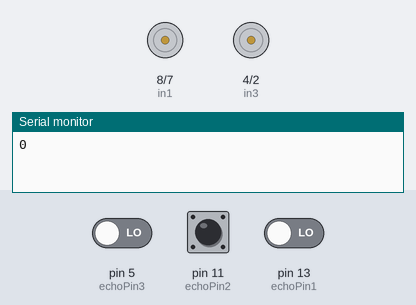
Simulated run of this sketch. Board: Arduino Uno, built with avr-gcc and run on an emulated ATmega328P. Shown: motor-driver pin pairs drawn as motors (green arrow = first pin HIGH = forward, orange = second pin HIGH = backward, longer = more drive, scaled by the enable pin), the last lines printed to the serial monitor. Inputs (shaded band) come from the test bench; at power-on: pin 11 (echoPin2) LOW, pin 5 (echoPin3) LOW, pin 13 (echoPin1) LOW.

Above: at 1.2 s.
1.3 s: pin 11 (echoPin2) pulsed HIGH 2 times (0.12 s each, 0.3 s apart)
At 5.1 s:
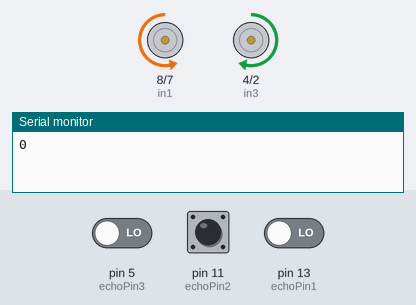
At 13.0 s:
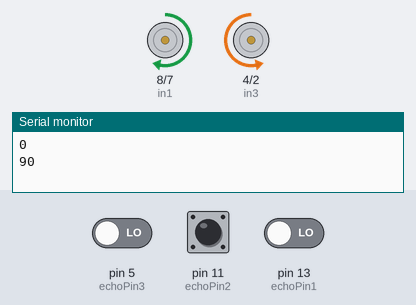
Timing chart, 0 to 19.9 s (numbered marks = the images above; inputs shaded):
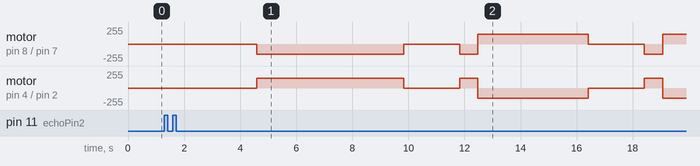

The sketch:

200214_code_complete_ohne_flame.ino
```cpp
int degree = 0; //gibt an, in welcher Stellung sich das Fahrzeug befindet --> Start ist bei 0
int dist1 = 25;
int dist2 = 25;

//------------------------Lampe------------
//#include <FastLED.h>
//#define NUM_LEDS 13
//#define DATA_PIN 1
//
////Define the array of leds
//CRGB leds[NUM_LEDS];


//--------------------Flame-------
//#define FLAME 0 // connect DO pin of sensor to this pin

//--------------Motoren---------------------------------------------------------------------------------------------------

//Motoren
int in1 = 8;                //rechte Seite
int in2 = 7;                //rechte Seite
int in3 = 4;                //linke Seite
int in4 = 2;                //linke Seite

//Drehzahlregulierung
int ENA = 3;                //Drehzahlregelung rechte Seite
int ENB = 9;                //Drehzahlregelung linke Seite
//int SPEED1 = 80;            //Analoge Werte geben die Geschwindigkeit zum geradeaus Fahren vor (0-255)
int SpeedDrehen = 150;      //Analoge Werte geben die Geschwindigkeit für das Drehen des Fahrzeugs vor (0-255)

int SpeedLinks = 122;
int SpeedRechts = 80;

int DELAY = 650;
int DELAYdoppelt = 1300;
int DELAYstehen = 2000;
int DELAYultra = 80;

//--------------Ultraschallsensoren---------------------------------------------------------------------------------------

// Ultraschallsensor vorne
int trigPin1 = 12;
int echoPin1 = 13;
long dauer1 = 0;
long frontSensor = 0;

// Ultraschallsensor rechts
int trigPin2 = 10;
int echoPin2 = 11;
long dauer2 = 0;
long rightSensor = 0;

// Ultraschallsensor links
int trigPin3 = 6;
int echoPin3 = 5;
long dauer3 = 0;
long leftSensor = 0;


void setup()
{

//  //------------------Lampe-----------------------------------------------------------------------------------------------
//
//  FastLED.addLeds<NEOPIXEL, DATA_PIN>(leds, NUM_LEDS);
//
//  //-------------------Flame----------------------------------------------------------------------------------------------
//  Serial.begin(9600);
//  Serial.println("Robojax.com Fire Module Test");
//  pinMode(FLAME, INPUT);//define FLAME input pin
//
//  // Flame sensor code for Robojax.com

  //------------------MOTORSTEUERUNG--------------------------------------------------------------------------------------

  pinMode(in1, OUTPUT); //rechte Seite
  pinMode(in2, OUTPUT); //rechte Seite
  pinMode(in3, OUTPUT); //linke Seite
  pinMode(in4, OUTPUT); //linke Seite

  //------------------Ultraschallsensoren---------------------------------------------------------------------------------

  // Ultraschallsensor 1
  Serial.begin(9600);
  pinMode(trigPin1, OUTPUT);
  pinMode(echoPin1, INPUT);

  // Ultraschallsensor 2
  //Serial.begin(9600);
  pinMode(trigPin2, OUTPUT);
  pinMode(echoPin2, INPUT);

  // Ultraschallsensor 3
  //Serial.begin(9600);
  pinMode(trigPin3, OUTPUT);
  pinMode(echoPin3, INPUT);
}


//-----------------------------Funktionen--------------------------------------------------------------------------------

void UltraschallSensoren (){
  //Vorne
  digitalWrite(trigPin1, LOW);
  delay(5);
  digitalWrite(trigPin1, HIGH);
  delay(10);
  digitalWrite(trigPin1, LOW);
  dauer1 = pulseIn(echoPin1, HIGH);
  frontSensor = (dauer1/2) * 0.03432;
  //Serial.print(frontSensor);
  //Serial.print(" cm");
  delay(DELAYultra);

  //Rechts
  digitalWrite(trigPin2, LOW);
  delay(5);
  digitalWrite(trigPin2, HIGH);
  delay(10);
  digitalWrite(trigPin2, LOW);
  dauer2 = pulseIn(echoPin2, HIGH);
  rightSensor = (dauer2/2) * 0.03432;
  //Serial.print(rightSensor);
  //Serial.print(" cm");
  delay(DELAYultra);

  //Links
  digitalWrite(trigPin3, LOW);
  delay(5);
  digitalWrite(trigPin3, HIGH);
  delay(10);
  digitalWrite(trigPin3, LOW);
  dauer3 = pulseIn(echoPin3, HIGH);
  leftSensor = (dauer3/2) * 0.03432;
  //Serial.print(leftSensor);
  //Serial.print(" cm");
  delay(DELAYultra);
}

//---------------------------Funktionen für Fahren und Drehen-------------------------------------------------------------

void DrehungR90 (){
  analogWrite(ENA, SpeedDrehen); //speed 0 - 255
  analogWrite(ENB, SpeedDrehen); //speed 0 - 255
  digitalWrite(in1, LOW);
  digitalWrite(in2, HIGH);
  digitalWrite(in3, HIGH);
  digitalWrite(in4, LOW);
  delay(DELAY);
}

void DrehungL90 (){
  analogWrite(ENA, SpeedDrehen); //speed 0 - 255
  analogWrite(ENB, SpeedDrehen); //speed 0 - 255
  digitalWrite(in1, HIGH);
  digitalWrite(in2, LOW);
  digitalWrite(in3, LOW);
  digitalWrite(in4, HIGH);
  delay(DELAY);
}

void DrehungR180 (){
  analogWrite(ENA, SpeedDrehen); //speed 0 - 255
  analogWrite(ENB, SpeedDrehen); //speed 0 - 255
  digitalWrite(in1, LOW);
  digitalWrite(in2, HIGH);
  digitalWrite(in3, HIGH);
  digitalWrite(in4, LOW);
  delay(DELAYdoppelt);
}

void DrehungL180 (){
  analogWrite(ENA, SpeedDrehen); //speed 0 - 255
  analogWrite(ENB, SpeedDrehen); //speed 0 - 255
  digitalWrite(in1, HIGH);
  digitalWrite(in2, LOW);
  digitalWrite(in3, LOW);
  digitalWrite(in4, HIGH);
  delay(DELAYdoppelt);
}

void Stop (){
  digitalWrite(in1, LOW);
  digitalWrite(in2, LOW);
  digitalWrite(in3, LOW);
  digitalWrite(in4, LOW);
  delay(DELAYstehen);
}

void VorwaertsFahren (){
  analogWrite(ENA, SpeedLinks); //speed 0 - 255
  analogWrite(ENB, SpeedRechts); //speed 0 - 255
  digitalWrite(in1, LOW);     // Linkeseite
  digitalWrite(in2, HIGH);    // Linkeseite
  digitalWrite(in3, LOW);     // Rechteseite
  digitalWrite(in4, HIGH);    // Rechteseite

}

//-------------------Funktionen für Logik--------------------------------------------------------------------------------


void Front(){

  if (degree == 0)
  {
    if (leftSensor < rightSensor)
    {
    //Rechtsdrehung
    degree = -90;
    DrehungR90();
    }

    else if (leftSensor > rightSensor)
    {
    //Linksdrehung
    degree = 90;
    DrehungL90();
    }

  }

  else if (degree == 90)
  {
    //Rechtsdrehung
    degree = 0;
    DrehungR90();

  }

  else if (degree == -90)
  {
    //Linksdrehung
    degree = 0;
    DrehungL90();

  }

  else if (degree == 180)
  {
    //Rechtsdrehung um 180°
    degree = 0;
    DrehungR180;
  }

}

//-----------------------------------------------------------------------------------------------------------------------

void FrontRight(){

  if (degree == 0)
  {
    //Linksdrehung
    degree = 90;
    DrehungL90();
  }

  else if (degree == 90)
  {
    //Linksdrehung um 180°
    degree = -90;
    DrehungL180();
  }

  else if (degree == -90)
  {
    //Linksdrehung
    degree = 0;
    DrehungL90();
  }

  else if (degree == 180)
  {
    //Linksdrehung um 180°
    degree = 0;
    DrehungL180();
  }
}

//-----------------------------------------------------------------------------------------------------------------------


void FrontLeft (){

  if (degree == 0)
  {
    //Rechtsdrehung
    degree = -90;
    DrehungR90();
  }

  else if (degree == 90)
  {
    //Rechtsdrehung
    degree = 0;
    DrehungR90();
  }

  else if (degree == -90)
  {
    //Rechtsdrehung um 180°
    degree = 90;
    DrehungR180();
  }

  else if (degree == 180)
  {
    //Rechtsdrehung um 180°
    degree = 0;
    DrehungR180();
  }
}


//-----------------------------------------------------------------------------------------------------------------------


void FrontRightLeft (){

  if (degree == 180)
  {
    //Linksdrehung um 180°
    degree = 0;
    DrehungL180;
  }

  else if (degree == 90)
  {
    //Rechtsdrehung um 180°
    degree = -90;
    DrehungR180;
  }

  else if (degree == -90)
  {
    //Linksdrehung um 180°
    degree  = 90;
    DrehungL180;
  }

  else if (degree == 0)
  {
    //Rechtsdrehung um 180°
    degree = 180;
    DrehungR180;
  }
}


void DrehungNachVorne(){

  if (frontSensor > dist1 && rightSensor > dist2 && leftSensor > dist2)
  {
    if (degree == 90)
    {
      degree = 0;
      DrehungR90;
    }

    else if (degree == -90)
    {
      degree = 0;
      DrehungL90;
    }

    else if (degree == 180)
    {
      degree = 0;
      DrehungR180;
    }
  }
}


//void flame() {
//    // Flame sensor code for Robojax.com
//
//
//  int fire = digitalRead(FLAME);// read FLAME sensor
//
//  if( fire == HIGH)
//  {
//    Serial.println("!!!FIRE DETECTED!!!");
//  }else{
//    Serial.println("SAFE");
//    // Flame sensor code for Robojax.com
//
//  }
//
//  delay(200);
//}
//void lampe() {
//
//  //Turn the LED on, then pause
//  leds[0]= CRGB::Red;
//  leds[1]= CRGB::White;
//  leds[2]= CRGB::White;
//  leds[3]= CRGB::White;
//  leds[4]= CRGB::White;
//  leds[5]= CRGB::White;
//  leds[6]= CRGB::White;
//  leds[7]= CRGB::White;
//  leds[8]= CRGB::White;
//  leds[9]= CRGB::White;
//  leds[10]= CRGB::White;
//  leds[11]= CRGB::White;
//  leds[12]= CRGB::Green;
//  FastLED.show();
//  delay(500);
//  // Now turn the LED off, then pause
//  leds[0]= CRGB::Black;
//  leds[12]= CRGB::Black;
//  FastLED.show();
//  delay(50);
//}


void loop(){


  Serial.println(degree);

  //int fire = digitalRead(FLAME);// read FLAME sensor
  //if(fire == LOW) {


//---------------Lampe-------------------

    //lampe();

//------------Flame-----------

    //flame();

//--------------------Ultraschallsensoren---------------------------------------------------------------------------------


    UltraschallSensoren();


//--------------------BEGINN DER LOGIK------------------------------------------------------------------------------------


    if (frontSensor <=dist1)
    {
      Stop();


//--------------------Folgender Abschnitt: Wenn frontSensor alleine auslöst-----------------------------------------------

      Front();

//--------------------Folgender Abschnitt: Wenn frontSensor && rightSensor auslöst----------------------------------------


      if (frontSensor <= dist1 && rightSensor <= dist2)
      {
        FrontRight();
      }


//--------------------Folgender Abschnitt: Wenn frontSensor && leftSensor------------------------------------------------


      else if (frontSensor <= dist1 && leftSensor <= dist2)
      {
        FrontLeft();
      }


//--------------------Folgender Abschnitt: Wenn frontSensor && leftSensor && rightSensor---------------------------------


      else if (frontSensor <= dist1 && leftSensor <= dist2 && rightSensor <= dist2)
      {
        FrontRightLeft();
      }


//--------------------Wenn keine Bedingung erfüllt ist, dreht sich das Fahrzeug auf 0° und fährt weiter-----------------


    }

    else

    //DrehungNachVorne();
    VorwaertsFahren();

   // }

}
```
